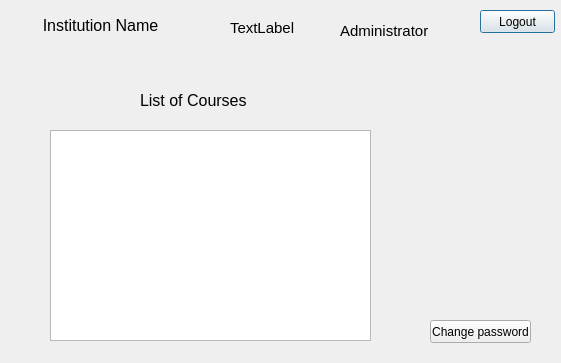
<?xml version="1.0" encoding="UTF-8"?>
<ui version="4.0">
 <class>administratorScreen</class>
 <widget class="QDialog" name="administratorScreen">
  <property name="geometry">
   <rect>
    <x>0</x>
    <y>0</y>
    <width>561</width>
    <height>363</height>
   </rect>
  </property>
  <property name="windowTitle">
   <string>Dialog</string>
  </property>
  <widget class="QLabel" name="label_7">
   <property name="geometry">
    <rect>
     <x>20</x>
     <y>10</y>
     <width>161</width>
     <height>31</height>
    </rect>
   </property>
   <property name="text">
    <string>&lt;html&gt;&lt;head/&gt;&lt;body&gt;&lt;p align=&quot;center&quot;&gt;&lt;span style=&quot; font-size:12pt;&quot;&gt;Institution Name&lt;/span&gt;&lt;/p&gt;&lt;/body&gt;&lt;/html&gt;</string>
   </property>
  </widget>
  <widget class="QLabel" name="label">
   <property name="geometry">
    <rect>
     <x>340</x>
     <y>20</y>
     <width>131</width>
     <height>21</height>
    </rect>
   </property>
   <property name="font">
    <font>
     <pointsize>11</pointsize>
    </font>
   </property>
   <property name="text">
    <string>Administrator</string>
   </property>
  </widget>
  <widget class="QTableView" name="listofcourses">
   <property name="geometry">
    <rect>
     <x>50</x>
     <y>130</y>
     <width>321</width>
     <height>211</height>
    </rect>
   </property>
  </widget>
  <widget class="QPushButton" name="logoutButton">
   <property name="geometry">
    <rect>
     <x>480</x>
     <y>10</y>
     <width>75</width>
     <height>23</height>
    </rect>
   </property>
   <property name="text">
    <string>Logout</string>
   </property>
  </widget>
  <widget class="QPushButton" name="changepasswordButton">
   <property name="geometry">
    <rect>
     <x>430</x>
     <y>320</y>
     <width>101</width>
     <height>23</height>
    </rect>
   </property>
   <property name="text">
    <string>Change password</string>
   </property>
  </widget>
  <widget class="QLabel" name="myname">
   <property name="geometry">
    <rect>
     <x>230</x>
     <y>20</y>
     <width>91</width>
     <height>16</height>
    </rect>
   </property>
   <property name="font">
    <font>
     <pointsize>11</pointsize>
    </font>
   </property>
   <property name="text">
    <string>TextLabel</string>
   </property>
  </widget>
  <widget class="QLabel" name="label_2">
   <property name="geometry">
    <rect>
     <x>140</x>
     <y>90</y>
     <width>171</width>
     <height>21</height>
    </rect>
   </property>
   <property name="font">
    <font>
     <pointsize>12</pointsize>
    </font>
   </property>
   <property name="text">
    <string>List of Courses</string>
   </property>
  </widget>
 </widget>
 <resources/>
 <connections/>
</ui>
